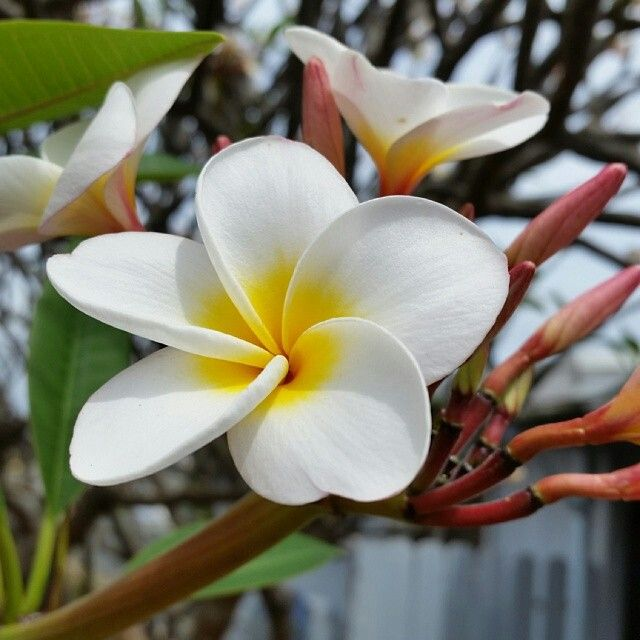
#> input picture asset/champei.jpg, 640 x 640 px
$ python lab4.py   (older library calls are emulated)
#> lines starting #> are read from the running program, lines starting #| are printed output that depends on the picture
import cv2
import matplotlib.pyplot as plt

image = cv2.imread('asset/champei.jpg', cv2.IMREAD_GRAYSCALE)
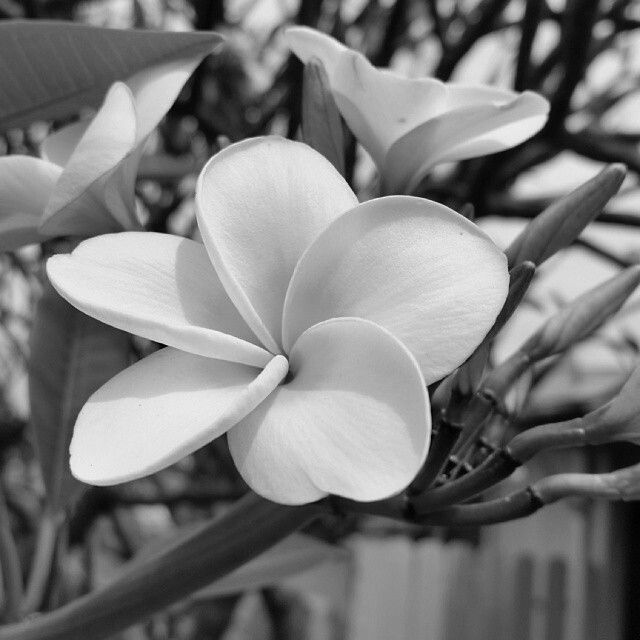
#> image: shape (640, 640); min 0, max 253, mean 122.9
image_color = cv2.imread('asset/champei.jpg')
#> image_color is the input picture: shape (640, 640, 3); mean B, G, R 107.1, 124.1, 126.7

#sobel Edge Detection
x = cv2.Sobel(image, cv2.CV_64F, 1, 0, ksize=3)
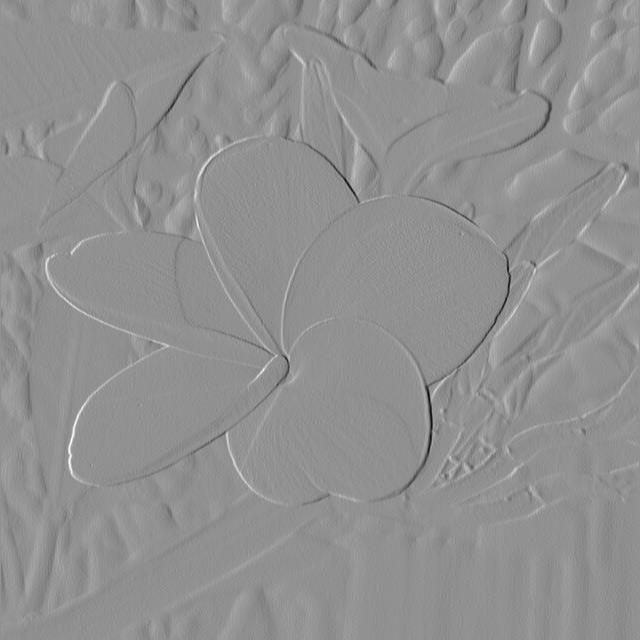
#> x: shape (640, 640) float64; min -768, max 582, mean 0.2; drawn with min black and max white
y = cv2.Sobel(image, cv2.CV_64F, 0, 1, ksize=3)
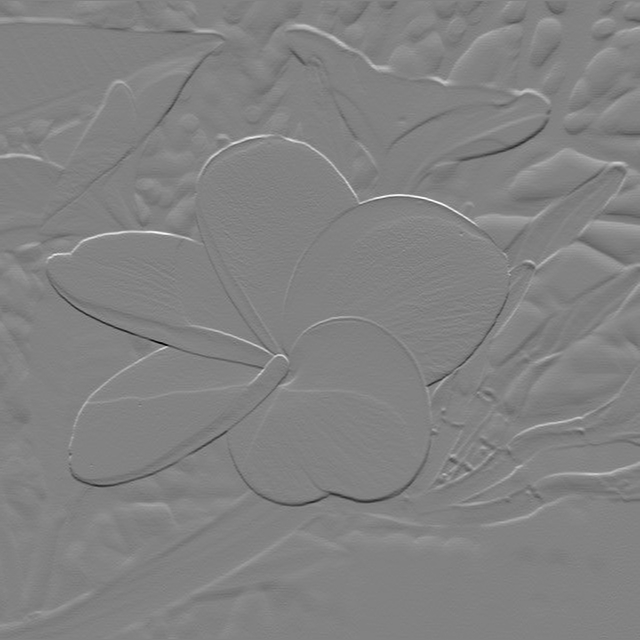
#> y: shape (640, 640) float64; min -810, max 775, mean -0.2; drawn with min black and max white
sobel_edge = cv2.magnitude(x, y)
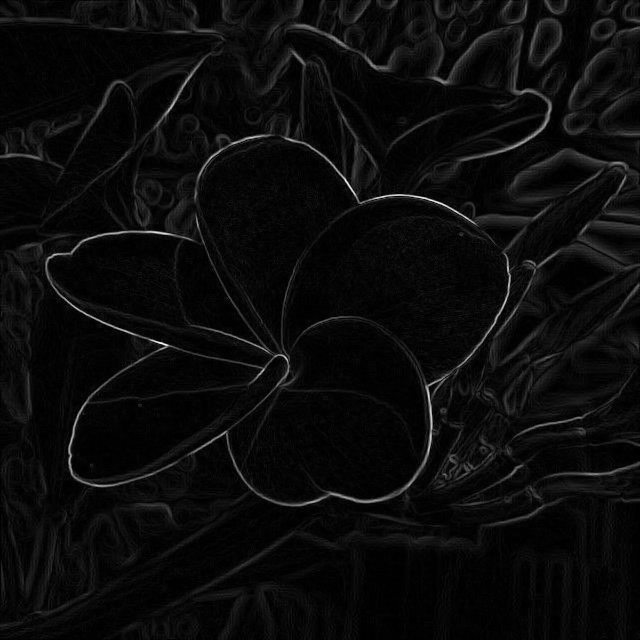
#> sobel_edge: shape (640, 640) float64; min 0, max 850.8, mean 39.1; drawn with min black and max white

# Laplacian edge detection
laplacian_edge = cv2.Laplacian(image, cv2.CV_64F)
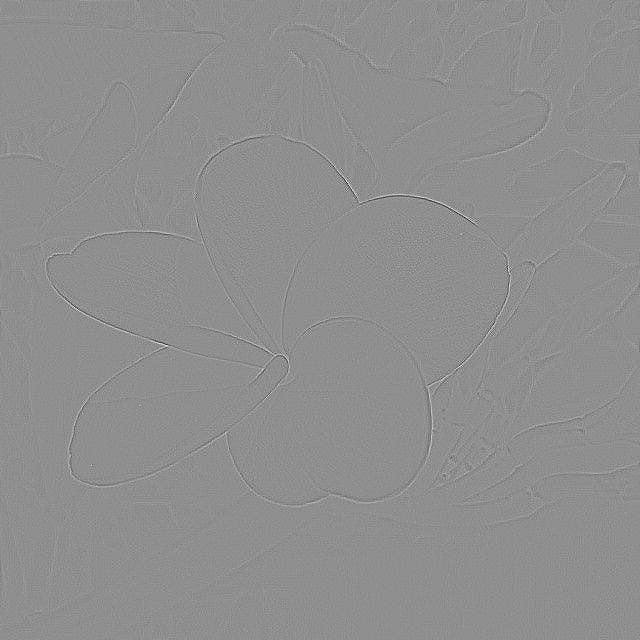
#> laplacian_edge: shape (640, 640) float64; min -320, max 252, mean 0; drawn with min black and max white

# Canny edge detection
canny_edge = cv2.Canny(image, 100,200)
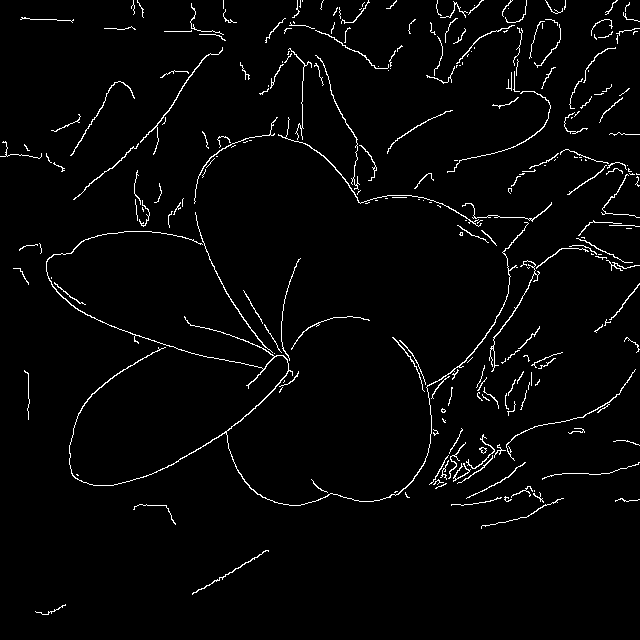
#> canny_edge: shape (640, 640); 2.6% white in thin lines or dots

#Display the image
plt.figure(figsize=(10, 10))

plt.subplot(3, 2, 1), plt.imshow(image, cmap='gray'), plt.title('Gray Image')
plt.subplot(3, 2, 2), plt.imshow(sobel_edge, cmap='gray'), plt.title('Sobel Edge Detection')
plt.subplot(3, 2, 3), plt.imshow(laplacian_edge, cmap='gray'), plt.title('Laplacian Edge')
plt.subplot(3, 2, 4), plt.imshow(canny_edge, cmap='gray'), plt.title('Canny_Edge')
plt.subplot(3, 2, 5), plt.imshow(cv2.cvtColor(image_color, cv2.COLOR_BGR2RGB)), plt.title('Color Image')
plt.tight_layout()
plt.show()
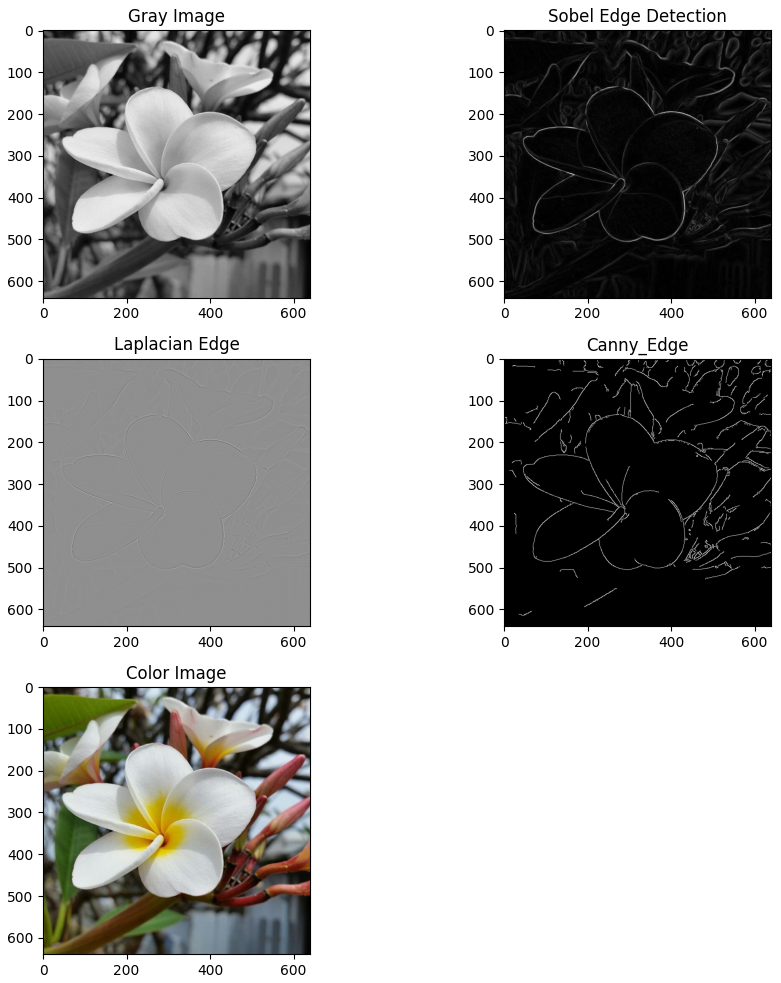
#> figure drawn by matplotlib, 5 panels
